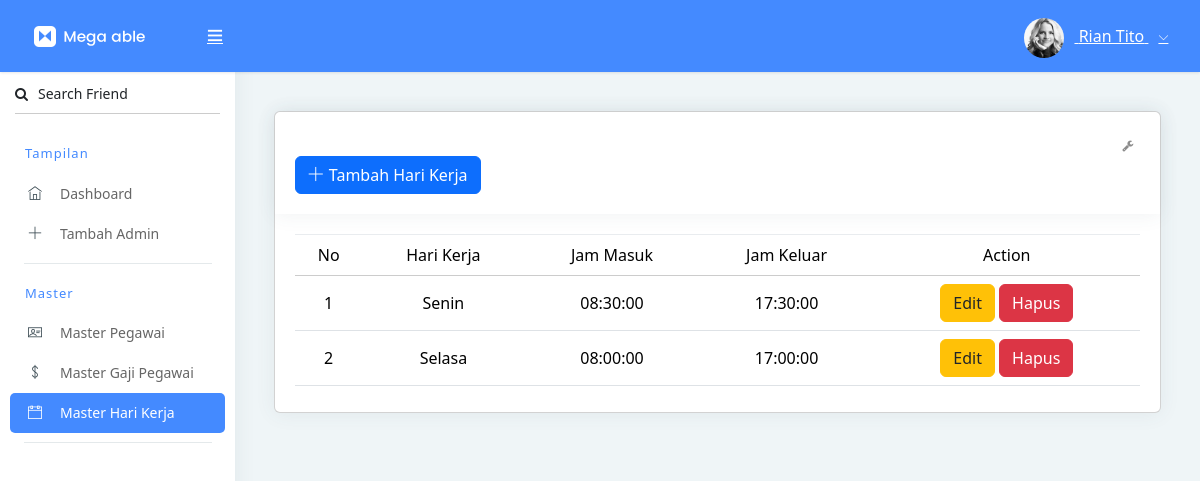
The page /Admin/hari_kerja/master_hari_kerja.php (signed in) on the database its author committed.
### tables this page shows
CREATE TABLE `master_hari_kerja` (
  `id` int(10) NOT NULL,
  `hari` varchar(20) NOT NULL,
  `jam_masuk` time NOT NULL,
  `jam_keluar` time NOT NULL
);

### Admin/hari_kerja/master_hari_kerja.php (the view, shortened to what this page needs)
<?php
include '../../connection.php';
?>
<!DOCTYPE html>
<html lang="en">
<head>
    <link rel="stylesheet" href="../../assets2/pages/waves/css/waves.min.css" type="text/css" media="all">
    <link rel="stylesheet" type="text/css" href="../../assets2/css/bootstrap/css/bootstrap.min.css">
    <link rel="stylesheet" href="../../assets2/pages/waves/css/waves.min.css" type="text/css" media="all">
    <link rel="stylesheet" type="text/css" href="../../assets2/icon/themify-icons/themify-icons.css">
    <link rel="stylesheet" type="text/css" href="../../assets2/icon/font-awesome/css/font-awesome.min.css">
    <link rel="stylesheet" type="text/css" href="../../assets2/css/jquery.mCustomScrollbar.css">
    <link rel="stylesheet" href="https://www.amcharts.com/lib/3/plugins/export/export.css" type="text/css" media="all" />
    <link rel="stylesheet" type="text/css" href="../../assets2/css/style.css">
    <link rel="stylesheet" href="//cdn.jsdelivr.net/npm/sweetalert2@11">
    <link href="https://cdn.jsdelivr.net/npm/bootstrap@5.3.3/dist/css/bootstrap.min.css" rel="stylesheet">
</head>
<body>
    <div id="pcoded" class="pcoded">
        <div class="pcoded-container navbar-wrapper">
            <nav class="navbar header-navbar pcoded-header">
                <div class="navbar-wrapper">
                    <div class="navbar-logo">
                        <a class="mobile-menu waves-effect waves-light" id="mobile-collapse" href="#!">
                            <i class="ti-menu"></i>
                        </a>
                        <a href="index.html">
                            <img class="img-fluid" src="../../assets2/images/logo.png" alt="Theme-Logo" />
                        </a>
                    </div>
                    <div class="navbar-container container-fluid">
                        <ul class="nav-right">
                            <li class="user-profile header-notification">
                                <a href="#!" class="waves-effect waves-light">
                                    <img src="../../assets2/images/avatar-4.jpg" class="img-radius" alt="User-Profile-Image">
                                    <span><?php echo $_SESSION['user_name']; ?></span>
                                    <i class="ti-angle-down"></i>
                                </a>
                            </li>
                        </ul>
                    </div>
                </div>
            </nav>
            <div class="pcoded-main-container">
                <div class="pcoded-wrapper">
                    <nav class="pcoded-navbar">
                        <div class="pcoded-inner-navbar main-menu">
                            <div class="p-15 p-b-0">
                                <form class="form-material">
                                    <div class="form-group form-primary">
                                        <input type="text" name="footer-email" class="form-control" required="">
                                        <label class="float-label"><i class="fa fa-search m-r-10"></i>Search Friend</label>
                                    </div>
                                </form>
                            </div>
                            <div class="pcoded-navigation-label" data-i18n="nav.category.navigation">Tampilan</div>
                            <ul class="pcoded-item pcoded-left-item">
                                <li>
                                    <a href="../dashboard.php" class="waves-effect waves-dark">
                                        <span class="pcoded-micon"><i class="ti-home"></i><b>D</b></span>
                                        <span class="pcoded-mtext" data-i18n="nav.dash.main">Dashboard</span>
                                    </a>
                                </li>
                                <li>
                                    <a href="../dashboard.php" class="waves-effect waves-dark">
                                        <span class="pcoded-micon"><i class="ti-plus"></i></i><b>D</b></span>
                                        <span class="pcoded-mtext" data-i18n="nav.dash.main">Tambah Admin</span>
                                    </a>
                                </li>
                            </ul>
                            <div class="pcoded-navigation-label" data-i18n="nav.category.forms">Master</div>
                            <ul class="pcoded-item pcoded-left-item">
                                <li>
                                    <a href="../master_pegawai/master_pegawai.php" class="waves-effect waves-dark">
                                        <span class="pcoded-micon"><i class="ti-id-badge"></i><b>FC</b></span>
                                        <span class="pcoded-mtext" data-i18n="nav.form-components.main">Master Pegawai</span>
                                    </a>
                                </li>
                                <li>
                                    <a href="../gaji/master_gaji.php" class="waves-effect waves-dark">
                                        <span class="pcoded-micon"><i class="ti-money"></i><b>FC</b></span>
                                        <span class="pcoded-mtext" data-i18n="nav.form-components.main">Master Gaji Pegawai</span>
                                    </a>
                                </li>
                                <li class="active">
                                    <a href="../hari_kerja/master_hari_kerja.php" class="waves-effect waves-dark">
                                        <span class="pcoded-micon"><i class="ti-calendar"></i><b>FC</b></span>
                                        <span class="pcoded-mtext" data-i18n="nav.form-components.main">Master Hari Kerja</span>
                                    </a>
                                </li>
                            </ul>
                        </div>
                    </nav>
                    <div class="pcoded-content">
                        <div class="pcoded-inner-content">
                            <div class="main-body">
                                <div class="page-wrapper">
                                    <div class="page-body">
                                        <div class="card">
                                            <div class="card-header">
                                                <br>
                                                <button type="button" class="btn waves-effect waves-light btn-primary " data-bs-toggle="modal" data-bs-target="#modalTambahGajiPegawai">
                                                    <i class="ti-plus"></i>Tambah Hari Kerja</button>
                                                <div class="card-header-right">
                                                    <ul class="list-unstyled card-option">
                                                        <li><i class="fa fa fa-wrench open-card-option"></i></li>
                                                    </ul>
                                                </div>
                                            </div>
                                            <div class="card-block table-border-style">
                                                <div class="table-responsive">
                                                    <table class="table">
                                                        <thead>
                                                            <tr>
                                                                <th class="text-center align-middle">No</th>
                                                                <th class="text-center align-middle">Hari Kerja</th>
                                                                <th class="text-center align-middle">Jam Masuk</th>
                                                                <th class="text-center align-middle">Jam Keluar</th>
                                                                <th class="text-center align-middle">Action</th>
                                                            </tr>
                                                        </thead>
                                                        <tbody>
                                                            <?php
                                                            $no = 1;
                                                            $sql = "SELECT * FROM master_hari_kerja";
                                                            $result = mysqli_query($connection, $sql);
                                                            while ($row = mysqli_fetch_assoc($result)) {
                                                            ?>
                                                                <tr>
                                                                    <th scope="row" class="text-center align-middle"><?php echo $no ?></th>
                                                                    <td class="text-center align-middle"><?php echo $row['hari'] ?></td>
                                                                    <td class="text-center align-middle"><?php echo $row['jam_masuk'] ?></td>
                                                                    <td class="text-center align-middle"><?php echo $row['jam_keluar'] ?></td>
                                                                    <td class="text-center align-middle">
                                                                        <a href="#" class="link-dark btn btn-warning" onclick="showEditModal(<?php echo $row['id']; ?>, '<?php echo $row['hari']; ?>')">Edit</a>
                                                                        <a href="delete_hari.php?id=<?php echo $row['id']; ?>" onclick="return confirm('Are you sure you want to delete this item?');" class="btn btn-danger">Hapus</a>
                                                                    </td>
                                                                </tr>
                                                                <?php $no++ ?>
                                                            <?php
                                                            }
                                                            ?>
                                                        </tbody>
                                                    </table>
                                                </div>
                                            </div>
                                        </div>
                                    </div>
                                </div>
                            </div>
                        </div>
                    </div>
                </div>
            </div>
        </div>
    </div>
</body>
</html>

### rows shown on the page
master_hari_kerja: hari "Senin", jam_masuk "08:30:00", jam_keluar "17:30:00"
master_hari_kerja: hari "Selasa", jam_masuk "08:00:00", jam_keluar "17:00:00"

### other values the page prints
$_SESSION['user_name'] "Rian Tito"
